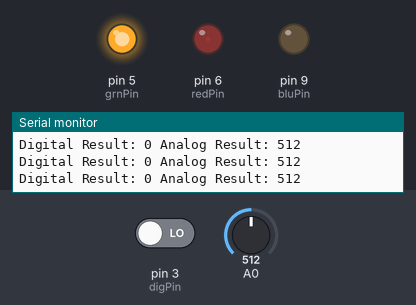
A sketch run on a simulated Arduino Uno, built with avr-gcc and run on an emulated ATmega328P. Parts: output pins drawn as LEDs (lit = HIGH), the last lines printed to the serial monitor. Inputs (shaded band) come from the test bench; at power-on: pin 3 (digPin) LOW, A0 = 512.

Above: at 1.2 s.
1.3 s: pin 3 (digPin) driven HIGH
At 2.5 s:
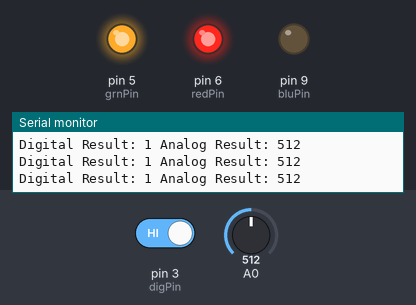
2.8 s: A0 set to 111
At 3.8 s:
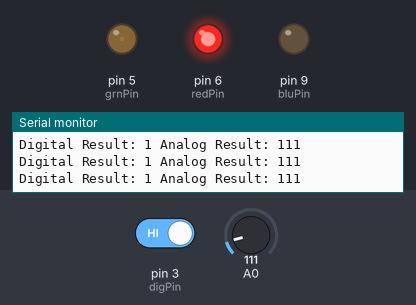
4.3 s: A0 set to 93
7.3 s: A0 set to 483
8.8 s: A0 set to 517
At 9.2 s:
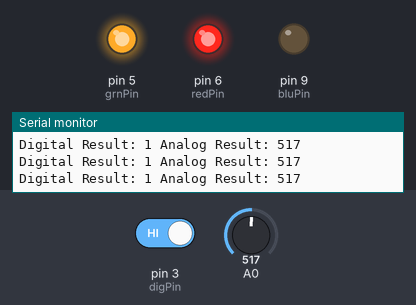
10.3 s: pin 3 (digPin) driven LOW
At 11.5 s:
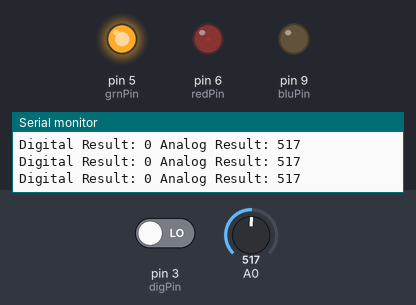
Timing chart, 0 to 12.8 s (numbered marks = the images above; inputs shaded):
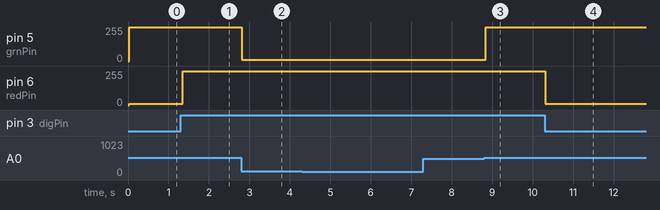

The sketch:

sketch_DigitalAnalogSensors_rgb.ino
```cpp
/*
Modify these variables to change parameters.
At the bottom of the code there are functions that are activated based on the sensor readings.
Add your own code inside these functions if you wish to use this code as a starting point.
The code is well-commented, so you should be able to follow easily.
----By Tyson Popynick 2016 - Free to modify or use unrestricted without credit or remuneration. ----
*/
//Variables:
int debug_showDigital = 1; //Show digital result in serial output?
int debug_showAnalog = 1;  //Show analog result in serial output?
int timeDelay = 50;       //Time to wait between readings. 1000 = 1 second.
int thresholdVal = 500;    //Threshold level for triggers

int redPin = 6;
int grnPin = 5;
int bluPin = 9;
int digPin = 3;

void setup() {
  // put your setup code here, to run once:
  Serial.begin(9600); //Start serial communication with the Arduino
  Serial.println("Arduino Analog/Digital module sketch...\nSerial Started."); //The arduino sends this through the serial monitor to show it is ready.
  pinMode(digPin, INPUT); //Set the digital pin to input. Analog pins are automatically input.

  pinMode(redPin, OUTPUT);
  pinMode(grnPin, OUTPUT);
  pinMode(bluPin, OUTPUT);

  analogWrite(redPin, 0);
  analogWrite(grnPin, 0);
  analogWrite(bluPin, 0);
}
void loop() {
  //Read the sensor and store the values.
  int digitalVal = digitalRead(digPin); //Read Digital pin and store result
  int analogVal = analogRead(A0); //Read analog pin and store result
  //Debug output
  if (debug_showDigital) { //If the debug_showDigital variable is set to 1 output data to serial.
    Serial.print("Digital Result: ");
    Serial.print(digitalVal);
    if (debug_showAnalog) {
      Serial.print(" ");
    } else {
      Serial.print("\n");
    }
  }
  if (debug_showAnalog) { //If the debug_showAnalog variable is set to 1 output data to serial.
    Serial.print("Analog Result: ");
    Serial.println(analogVal);
  }
  //Trigger any relevant functions
  if (digitalVal == HIGH) { //Digital result = 1
    highTrigger();
  }
  if (digitalVal == LOW) { //Digital result = 0
    lowTrigger();
  }
  if (analogVal >= thresholdVal) { //Value above or equal to threshold
    analogHigh(analogVal);
  }
  if (analogVal < thresholdVal) { //value lower than threshold
    analogLow(analogVal);
  }
  //Delay
  delay(timeDelay); //Wait for specified period, then repeat.
}
//Custom Functions
void highTrigger() { //Code inside this function is run if the sensor is HIGH or "triggered"
  analogWrite(redPin, 255);
}
void lowTrigger() { //Code here is run if the sensor is LOW or "not triggered"
  analogWrite(redPin, 10);
}
void analogHigh(int value) {
//The code in here will be run if the analog result is higher than the threshold you set in the variable section at the top of this code
  analogWrite(grnPin, 255);
}
void analogLow(int value) {
//The code in here will be run if the analog result is higher than the threshold you set in the variable section at the top of this code
  analogWrite(grnPin, 10);
}
```

Measured:
- the behaviour switches between 499 and 500 on A0 (found by bisection; images 2 and 3)
- after the input at 1.3 s, pin 6 (redPin): 10/255 → 255/255 after 0.05 s
- after the input at 2.8 s, pin 5 (grnPin): 255/255 → 10/255 at once
- after the input at 8.8 s, pin 5 (grnPin): 10/255 → 255/255 at once
- after the input at 10.3 s, pin 6 (redPin): 255/255 → 10/255 at once
